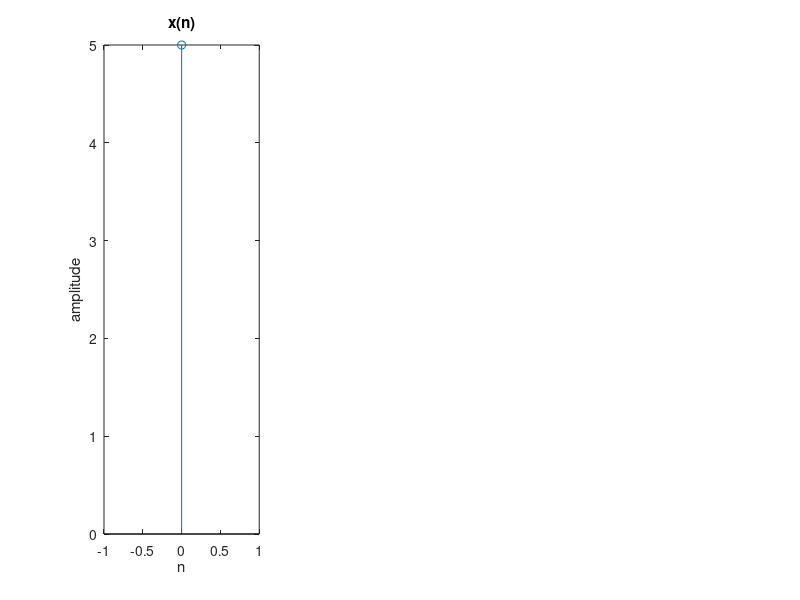

The MATLAB source for this figure: (Note: this script raises an error after producing the figure.)
clc;
clear all;
close all;
x1= input("enter first sequence");
h1= input("enter second sequence");
y1= conv(x1,h1);
disp("The convoluted sequence is:");
disp(y1);
l= length(x1);
m= length(h1);
k=l+m-1;
n1=0:1:l-1;
n2=0:1:m-1;
n3=0:1:k-1;
subplot(1,3,1);
stem(n1,x1,"o");
xlabel("n");
ylabel("amplitude");
title("x(n)");
grid(true);
xlim([-1 l+1]);
ylim([0 max(x1)+2]);

subplot(1,3,2);
stem(n2,h1,"o");
xlabel("n");
ylabel("amplitude");
title("h(n)");
grid on;
xlim([-1 m+1]);
ylim([0 max(h1)+2]);

subplot(1,3,3);
stem(n3,y1,"o");
xlabel("n");
ylabel("amplitude");
title("y(n)");
grid(true);
xlim([-1 k+1]);
ylim([0 max(y1)+2]);



clc;
clear all;
close all;
x1= input("enter the first sequence");
h1= input("enter the second sequence");
l= length(x1);
m= length(h1);
k= l+m-1;
y1= zeros(1,k);
for i=1:l
    for j=1:m
        y1(i+j-1)=y1(i+j-1)+ x1(i)*h1(j);
    end
end
disp("the convoluted sequence is");
disp(y1);

n1=0:1:l-1;
n2=0:1:m-1;
n3=0:1:k-1;
subplot(1,3,1);
stem(n1,x1,"o");
xlabel("n");
ylabel("amplitude");
title("x(n)");
grid(true);
xlim([-1 l+1]);
ylim([0 max(x1)+2]);

subplot(1,3,2);
stem(n2,h1,"o");
xlabel("n");
ylabel("amplitude");
title("h(n)");
grid on;
xlim([-1 m+1]);
ylim([0 max(h1)+2]);

subplot(1,3,3);
stem(n3,y1,"o");
xlabel("n");
ylabel("amplitude");
title("y(n)");
grid(true);
xlim([-1 k+1]);
ylim([0 max(y1)+2]);

